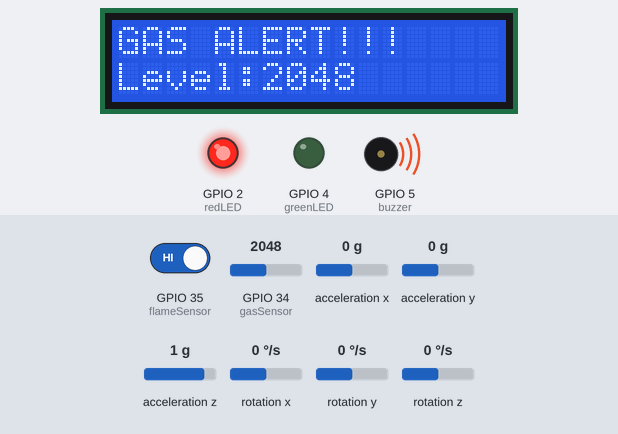
The sketch below on a simulated ESP32. Shown: 16×2 character LCD, output pins drawn as LEDs (lit = HIGH), buzzer (waves = sounding). Inputs (shaded band) come from the test bench; at power-on: GPIO 34 (gasSensor) = 2048, acceleration x 0 g, GPIO 35 (flameSensor) HIGH, acceleration y 0 g, acceleration z 1 g, rotation x 0 °/s, rotation y 0 °/s, rotation z 0 °/s. What the sketch prints to the serial monitor is not drawn.

Above: at 3.2 s.
3.3 s: GPIO 34 (gasSensor) set to 544
At 3.7 s:
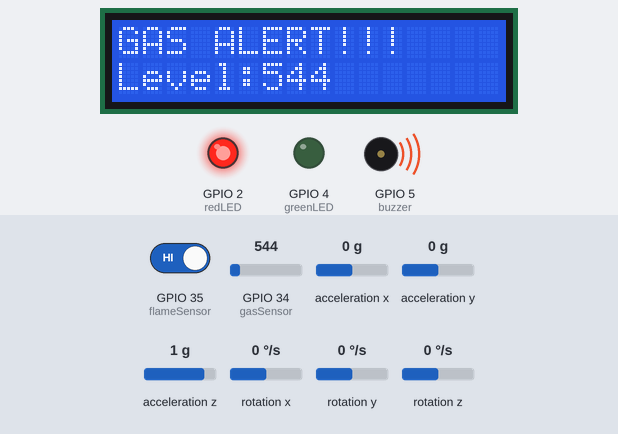
4.8 s: GPIO 34 (gasSensor) set to 446
At 6.0 s:
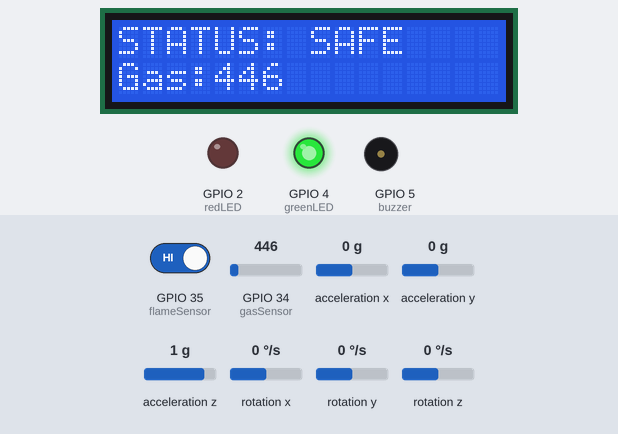
6.3 s: acceleration x set to 0.3 g
7.8 s: acceleration x set to 0.6 g
At 8.3 s:
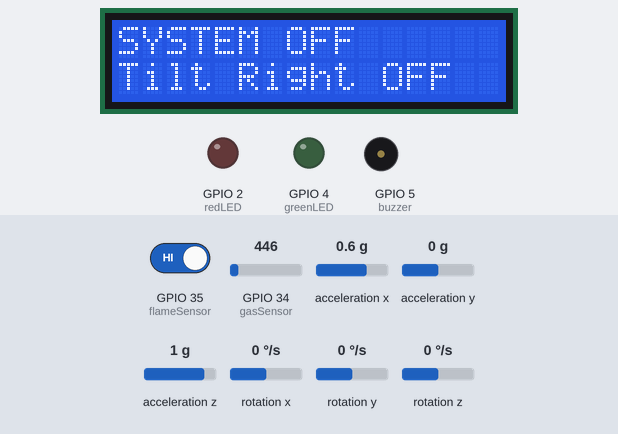
9.5 s: acceleration x set to 0.3 g
11.0 s: acceleration x set to 0 g
At 12.3 s:
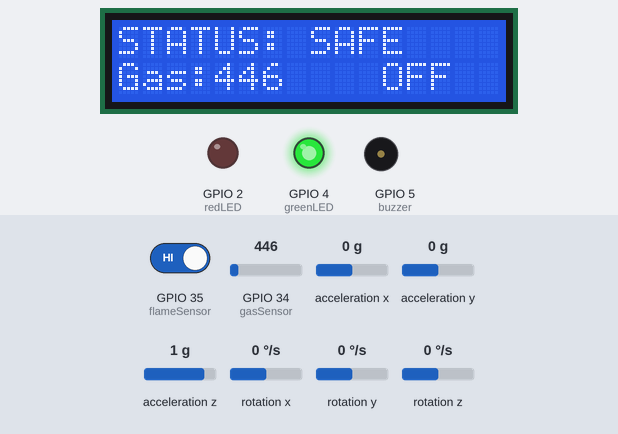
Timing chart, 0 to 13.5 s (numbered marks = the images above; inputs shaded):
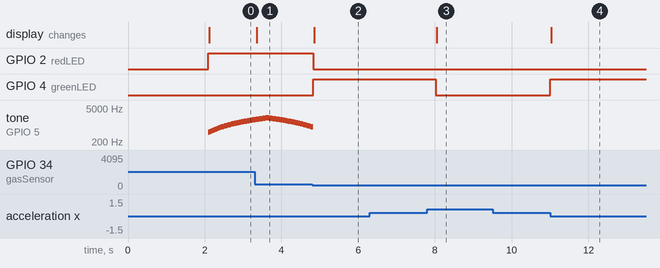

The sketch:

SmartSafetySystem_code.ino
```cpp
#include <Wire.h>
#include <LiquidCrystal_I2C.h>
#include <MPU6050.h>

LiquidCrystal_I2C lcd(0x27, 16, 2);
MPU6050 mpu;

// Pins
int redLED = 2;
int greenLED = 4;
int buzzer = 5;

int gasSensor = 34;
int flameSensor = 35;

// Thresholds
int gasThreshold = 500;

// States
bool systemOn = true;
bool emergencyMode = false;

// Siren variables
int freq = 500;
bool increasing = true;

// MPU previous values
int16_t prevAx = 0, prevAy = 0, prevAz = 0;

// Emergency timer
unsigned long emergencyStart = 0;

void setup() {
  Serial.begin(115200);

  pinMode(redLED, OUTPUT);
  pinMode(greenLED, OUTPUT);
  pinMode(buzzer, OUTPUT);
  pinMode(flameSensor, INPUT);

  Wire.begin(21, 22);

  lcd.init();
  lcd.backlight();

  mpu.initialize();

  lcd.setCursor(0,0);
  lcd.print("SMART SAFETY");
  lcd.setCursor(0,1);
  lcd.print("SYSTEM");
  delay(2000);
  lcd.clear();

  mpu.getAcceleration(&prevAx, &prevAy, &prevAz);
}

void loop() {

  // ===== GESTURE =====
  int16_t ax, ay, az;
  int16_t gx, gy, gz;
  mpu.getMotion6(&ax, &ay, &az, &gx, &gy, &gz);

  int dAx = abs(ax - prevAx);
  int dAy = abs(ay - prevAy);
  int dAz = abs(az - prevAz);

  // 🔄 SHAKE → Emergency (5 sec)
  if (dAx > 15000 || dAy > 15000 || dAz > 15000) {
    emergencyMode = true;
    emergencyStart = millis();
  }

  // 👈 Tilt LEFT → Emergency (5 sec)
  else if (ax < -8000) {
    emergencyMode = true;
    emergencyStart = millis();
  }

  // 👉 Tilt RIGHT → OFF
  else if (ax > 8000) {
    systemOn = false;
  }

  // 📏 FLAT → ON
  else if (abs(ax) < 3000 && abs(ay) < 3000) {
    systemOn = true;
  }

  // ⏱️ Emergency timeout (5 sec)
  if (emergencyMode && millis() - emergencyStart > 5000) {
    emergencyMode = false;
  }

  prevAx = ax;
  prevAy = ay;
  prevAz = az;

  // ===== SYSTEM OFF =====
  if (!systemOn) {
    digitalWrite(redLED, LOW);
    digitalWrite(greenLED, LOW);
    noTone(buzzer);

    lcd.setCursor(0,0);
    lcd.print("SYSTEM OFF     ");
    lcd.setCursor(0,1);
    lcd.print("Tilt Right OFF ");
    return;
  }

  // ===== READ SENSORS =====
  int gasValue = analogRead(gasSensor);
  int flame = digitalRead(flameSensor);

  Serial.print("Gas: ");
  Serial.print(gasValue);
  Serial.print(" | Flame: ");
  Serial.println(flame);

  // ===== EMERGENCY =====
  if (emergencyMode) {
    digitalWrite(redLED, HIGH);
    digitalWrite(greenLED, LOW);

    // Fast beep
    tone(buzzer, 2500);

    lcd.setCursor(0,0);
    lcd.print("!!!EMERGENCY!!!");
    lcd.setCursor(0,1);
    lcd.print("5 Sec Active   ");
    return;
  }

  // ===== FIRE =====
  if (flame == LOW) {
    digitalWrite(redLED, HIGH);
    digitalWrite(greenLED, LOW);

    tone(buzzer, 2000);

    lcd.setCursor(0,0);
    lcd.print("FIRE ALERT!!!  ");
    lcd.setCursor(0,1);
    lcd.print("Take Action    ");
    return;
  }

  // ===== GAS =====
  if (gasValue > gasThreshold) {
    digitalWrite(redLED, HIGH);
    digitalWrite(greenLED, LOW);

    // Ambulance siren
    tone(buzzer, freq);

    if (increasing) {
      freq += 30;
      if (freq >= 2000) increasing = false;
    } else {
      freq -= 30;
      if (freq <= 500) increasing = true;
    }

    lcd.setCursor(0,0);
    lcd.print("GAS ALERT!!!   ");
    lcd.setCursor(0,1);
    lcd.print("Level:");
    lcd.print(gasValue);
    lcd.print("   ");
    return;
  }

  // ===== SAFE =====
  digitalWrite(redLED, LOW);
  digitalWrite(greenLED, HIGH);
  noTone(buzzer);

  lcd.setCursor(0,0);
  lcd.print("STATUS: SAFE   ");
  lcd.setCursor(0,1);
  lcd.print("Gas:");
  lcd.print(gasValue);
  lcd.print("   ");

  delay(200);
}
```

Measured:
- the behaviour switches between 501 and 500 on GPIO 34 (gasSensor) (found by bisection; images 1 and 2)
- the behaviour switches between 0.4 and 0.5 g on acceleration x (found by bisection; images 2 and 3)
- the behaviour switches between 0.2 and 0.1 g on acceleration x (found by bisection; images 3 and 4)
- after the input at 3.3 s, the display: changes after 0.05 s (image 1)
- after the input at 4.8 s, GPIO 2 (redLED): HIGH → LOW at once; GPIO 4 (greenLED): LOW → HIGH at once; the display: changes after 0.05 s (image 2)
- after the input at 6.3 s, every drawn part: stays the same
- after the input at 7.8 s, GPIO 4 (greenLED): HIGH → LOW after 0.22 s; the display: changes after 0.25 s (image 3)
- after the input at 9.5 s, every drawn part: stays the same
- after the input at 11.0 s, GPIO 4 (greenLED): LOW → HIGH at once; the display: changes at once (image 4)
